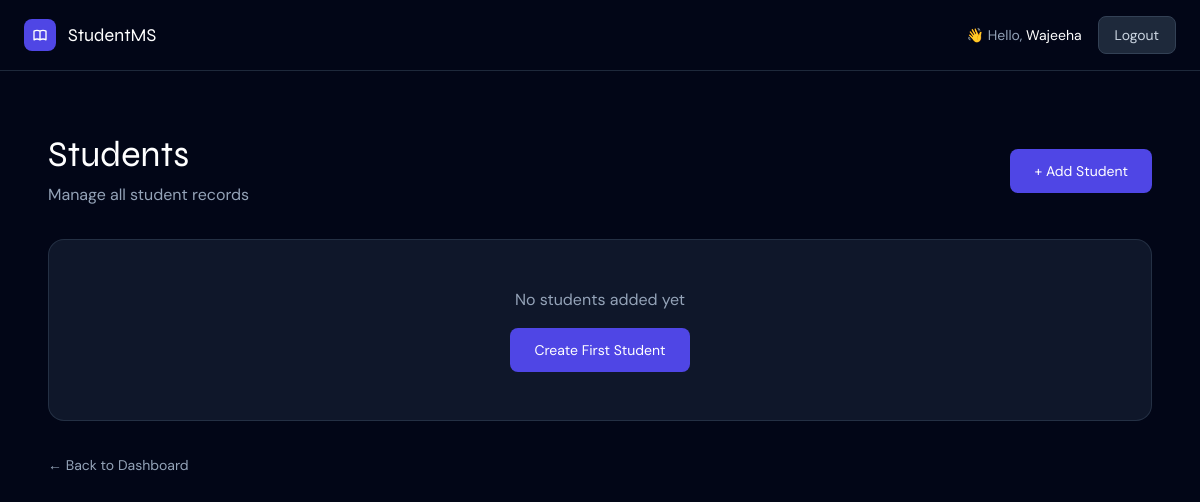
Page /myapp/students/ (signed in) on the earlier database version.
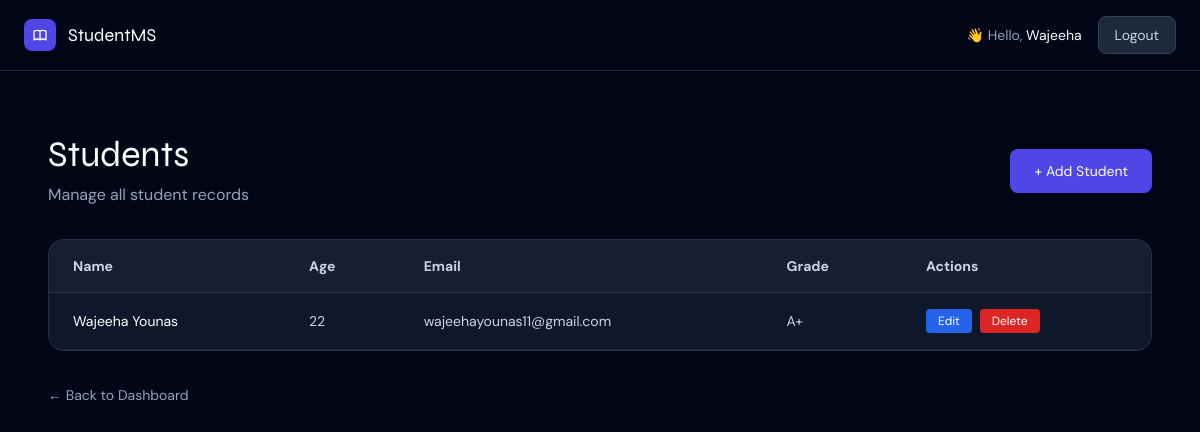
Same page on the later database version.
### myapp/models.py (models this page shows, shortened)
class Student(models.Model):
    name=models.CharField(max_length=100)
    age=models.IntegerField()
    email=models.EmailField(unique=True)
    grade=models.CharField(max_length=10)

### myapp/views.py (the view)
# urls.py: path('students/', views.student_list, name='student_list'),
@login_required(login_url="myapp/login")
def student_list(request):
    students= Student.objects.all()
    return render(request,"myapp/studentlist.html",{"students":students})

### myapp/templates/myapp/studentlist.html (shortened to what this page needs)
<!DOCTYPE html>
<html lang="en">
<head>
  <script src="https://cdn.tailwindcss.com"></script>
</head>
<body class="min-h-screen bg-slate-950 text-white">
  <nav class="border-b border-slate-800 px-6 py-4 flex items-center justify-between">
    <div class="flex items-center gap-3">
      <div class="w-8 h-8 rounded-lg bg-indigo-600 flex items-center justify-center">
      </div>
      <span class="font-700 text-white text-lg" style="font-family:'Syne',sans-serif;">StudentMS</span>
    </div>
    <div class="flex items-center gap-4">
      <span class="text-slate-400 text-sm">👋 Hello, <span class="text-white font-500">{{ request.user.username }}</span></span>
      <a href="/myapp/logout/"
        class="text-sm bg-slate-800 hover:bg-slate-700 border border-slate-700 text-slate-300 px-4 py-2 rounded-lg transition-colors">
        Logout
      </a>
    </div>
  </nav>
  <main class="max-w-6xl mx-auto px-6 py-16">
    <div class="flex items-center justify-between mb-8">
      <div>
        <h1 class="text-4xl font-800 text-white mb-2">Students</h1>
        <p class="text-slate-400">Manage all student records</p>
      </div>
      <a href="/myapp/students/create/"
        class="bg-indigo-600 hover:bg-indigo-500 text-white px-6 py-3 rounded-lg text-sm font-600 transition-all">
        + Add Student
      </a>
    </div>
    {% if students %}
    <div class="bg-slate-900 border border-slate-700/60 rounded-2xl overflow-hidden">
      <table class="w-full">
        <thead class="border-b border-slate-700/60 bg-slate-800/50">
          <tr>
            <th class="px-6 py-4 text-left text-sm font-600 text-slate-300">Name</th>
            <th class="px-6 py-4 text-left text-sm font-600 text-slate-300">Age</th>
            <th class="px-6 py-4 text-left text-sm font-600 text-slate-300">Email</th>
            <th class="px-6 py-4 text-left text-sm font-600 text-slate-300">Grade</th>
            <th class="px-6 py-4 text-left text-sm font-600 text-slate-300">Actions</th>
          </tr>
        </thead>
        <tbody>
          {% for student in students %}
          <tr class="border-b border-slate-700/40 hover:bg-slate-800/30 transition-colors">
            <td class="px-6 py-4 text-sm text-white">{{ student.name }}</td>
            <td class="px-6 py-4 text-sm text-slate-300">{{ student.age }}</td>
            <td class="px-6 py-4 text-sm text-slate-300">{{ student.email }}</td>
            <td class="px-6 py-4 text-sm text-slate-300">{{ student.grade }}</td>
            <td class="px-6 py-4 text-sm flex gap-2">
              <a href="/myapp/students/update/{{ student.id }}/"
                class="bg-blue-600 hover:bg-blue-500 text-white px-3 py-1 rounded text-xs font-500 transition-colors">
                Edit
              </a>
              <a href="/myapp/students/delete/{{ student.id }}/"
                class="bg-red-600 hover:bg-red-500 text-white px-3 py-1 rounded text-xs font-500 transition-colors">
                Delete
              </a>
            </td>
          </tr>
          {% endfor %}
        </tbody>
      </table>
    </div>
    {% else %}
    <div class="bg-slate-900 border border-slate-700/60 rounded-2xl p-12 text-center">
      <p class="text-slate-400 mb-4">No students added yet</p>
      <a href="/myapp/students/create/"
        class="inline-block bg-indigo-600 hover:bg-indigo-500 text-white px-6 py-3 rounded-lg text-sm font-600 transition-all">
        Create First Student
      </a>
    </div>
    {% endif %}
    <div class="mt-8">
      <a href="/myapp/"
        class="text-slate-400 hover:text-white text-sm transition-colors">
        ← Back to Dashboard
      </a>
    </div>
  </main>
</body>
</html>

### myapp/templates/myapp/studentlist.html (style rules this page uses)
body { font-family: 'DM Sans', sans-serif; }
h1, h2, h3 { font-family: 'Syne', sans-serif; }

Differences in the rows shown:
added Student: name "Wajeeha Younas", age "22", email "wajeehayounas11@gmail.com", grade "A+"
Other differences:
text no longer shown: "No students added yet Create First Student"
text now shown: "Name Age Email Grade Actions"
